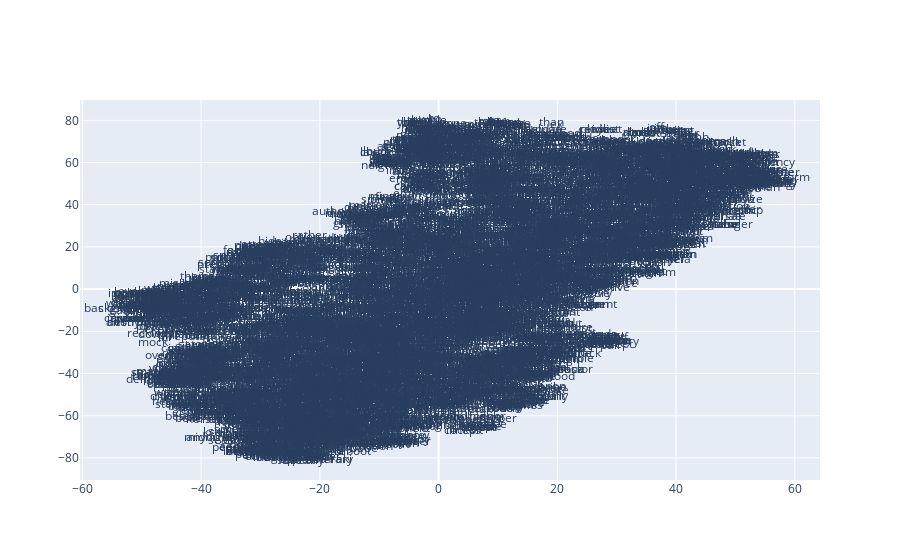

Notebook code cell kept with this figure:
### Code cell
x_vals, y_vals, labels = reduce_dimensions(model_ui_bow)
plot_function(x_vals, y_vals, labels)

### Figure 1 — Plotly figure (JSON) as saved in the notebook; plotly's stock layout.template omitted (floating-point values rounded to 4 significant figures; data arrays with more than 128 entries replaced by an {"elided": "..."} marker saying what was removed)
{"data": [{"mode": "text", "text": {"elided": "6277 str values"}, "type": "scatter", "x": {"elided": "6277 float values"}, "y": {"elided": "6277 float values"}}], "layout": {}}
